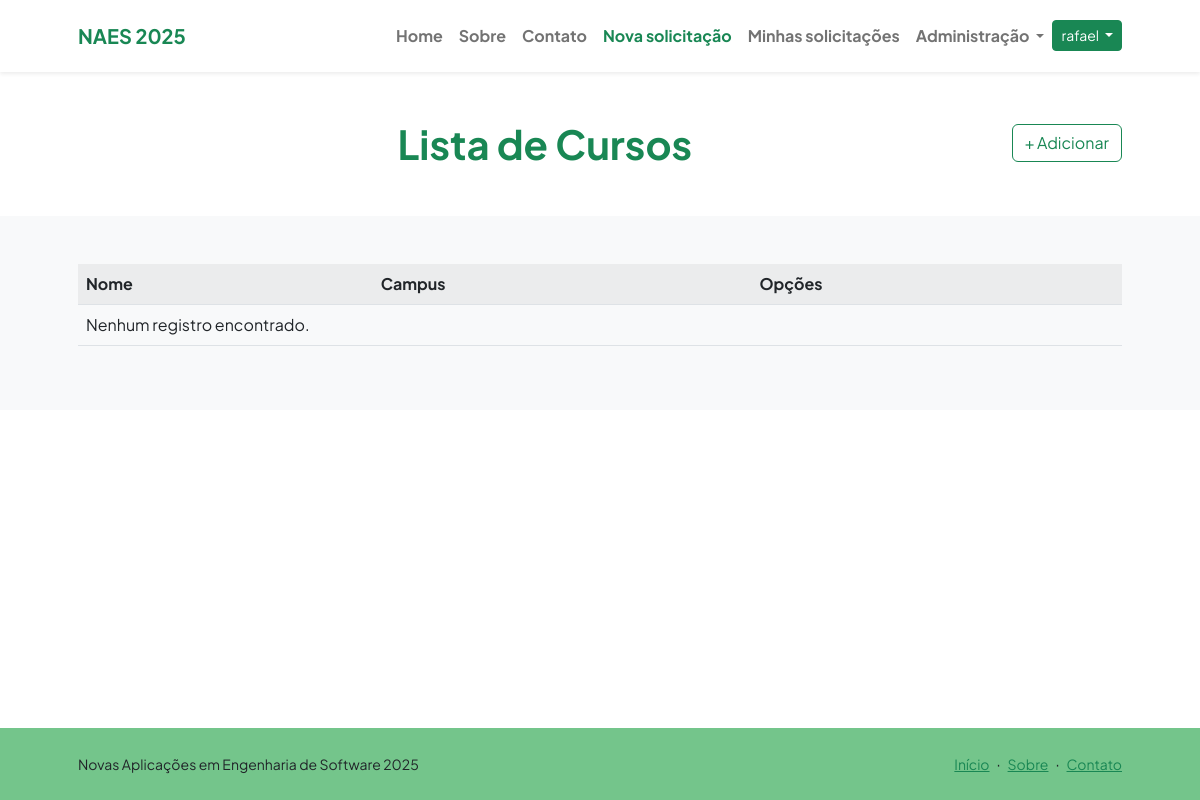
Page /protocolo/listar/cursos/ (signed in) on the earlier database version.
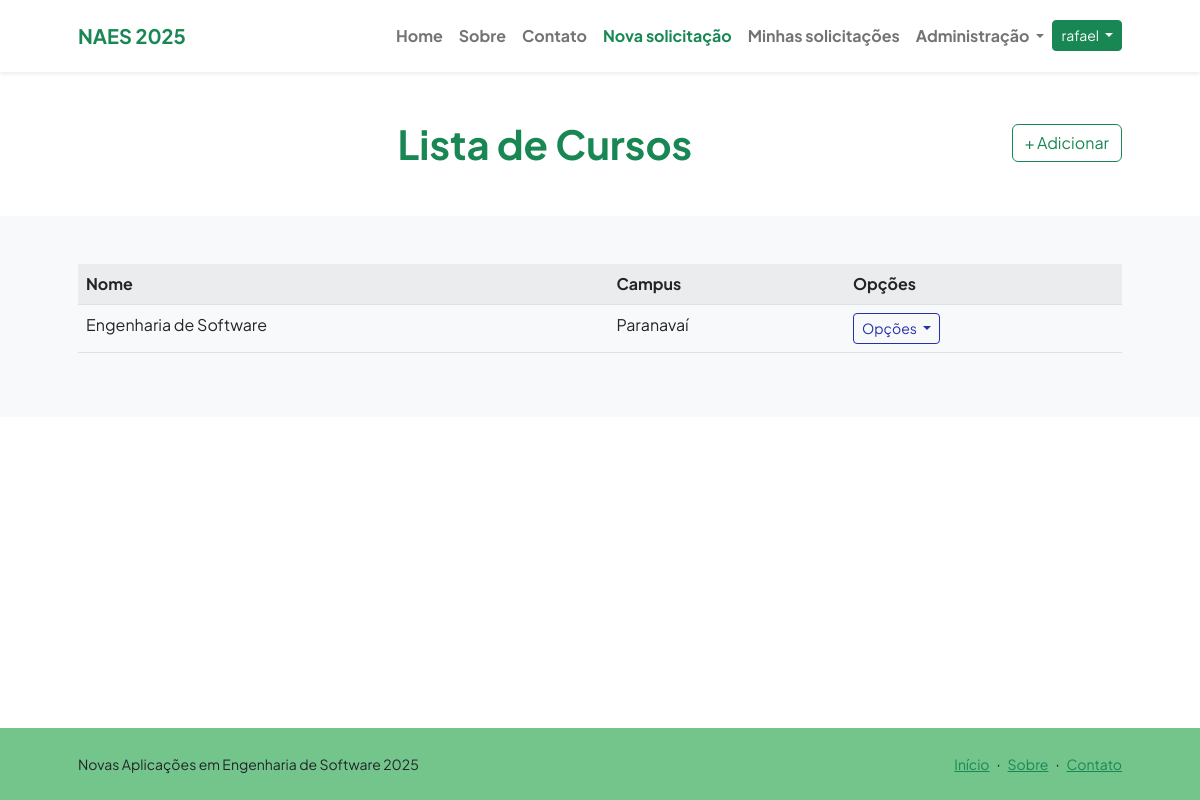
Same page on the later database version.
### protocolos/models.py (models this page shows, shortened)
class Curso(models.Model):
    nome = models.CharField(max_length=150)
    campus = models.ForeignKey(Campus, on_delete=models.PROTECT)
    class Meta:
        ordering = ["nome"]

class Campus(models.Model):
    nome = models.CharField(max_length=120)
    class Meta:
        ordering = ["nome"]
        verbose_name_plural = "Campi"

### protocolos/views.py (the view)
# urls.py: path("listar/cursos/", CursoList.as_view(), name="listar-curso"),
class CursoList(LoginRequiredMixin, ListView):
    template_name = "protocolos/listas/curso.html"
    model = Curso
    ordering = ["campus", "nome"]

### protocolos/templates/protocolos/listas/curso.html (shortened to what this page needs)
{% extends "paginasweb/modelos/index.html" %}
{% load static %}
{% block header %}
<div class="text-center">
    <h1 class="display-6 fw-bolder mb-4">
        <span class="text-success d-inline">
            Lista de Cursos
        </span>
        <a href="{% url "cadastrar-curso" %}" class="mt-1 btn btn-outline-success float-lg-end">
            + Adicionar
        </a>
    </h1>
</div>
{% endblock header %}
{% block conteudo %}
<div>
    <table class="table table-striped">
        <tr>
            <th>Nome</th>
            <th>Campus</th>
            <th>Opções</th>
        </tr>
        {% for object in object_list %}
        <tr>
            <td>{{ object.nome }}</td>
            <td>{{ object.campus.nome }}</td>
            <td>
                <div class="dropdown">
                    <button class="btn btn-outline-primary btn-sm dropdown-toggle" type="button" data-bs-toggle="dropdown" aria-expanded="false">
                        Opções
                    </button>
                </div>
            </td>
        </tr>
        {% empty %}
        <tr>
            <td colspan="3">Nenhum registro encontrado.</td>
        </tr>
        {% endfor %}
    </table>
</div>
{% endblock conteudo %}

Differences in the rows shown:
added Curso: nome "Engenharia de Software", campus.nome "Paranavaí"
Other differences:
text no longer shown: "Nenhum registro encontrado."
